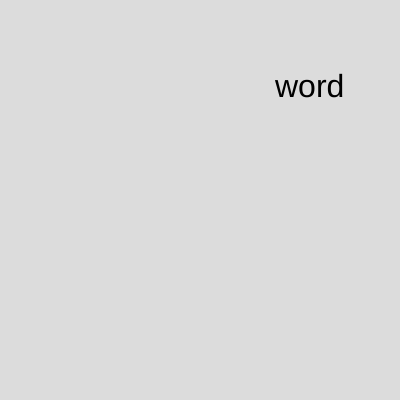
Frame 1 (no input)
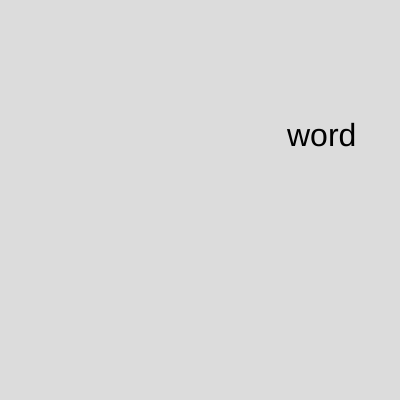
Frame 2 (the mouse pressed at the canvas centre, redrawn once)

The p5.js sketch that drew these frames (run headless with seeded random() and noise() and a simulated clock; the mouse was pressed at the canvas centre and the sketch redrawn once):

// p5.js sketch
// ── sketch.js
let smallestCoordinate = 25;
let biggestCoordinate = 375;

function setup() {
  createCanvas(400, 400);
}

// returns a random coordinate from the smallest and biggest coordinate 
function getRandomCoordinate() {
  return Math.round(random(smallestCoordinate, biggestCoordinate));
}

//Write a program that writes out the numbers from 0 to 5 using
// a while loop and the text function
function problemOne() {
  text('word', getRandomCoordinate(), getRandomCoordinate());

}

// Write a program that writes out the numbers from 1 to 5 using
// a while loop and the text funciton
function problemTwo() {
  // text('word', getRandomCoordinate(), getRandomCoordinate());
}

// Write a program that writes out the even numbers from 1 to 5 using
// a for loop and the text function
function problemThree() {
  // text('word', getRandomCoordinate(), getRandomCoordinate());
}

//Write a program that uses either a while or for loop (your choice),
// and writes out "Virus" for maxCount times
function problemFour(maxCount) {

}

function draw() {
  background(220);
  textSize(32); //sets text to 32px

  problemOne();

  // problemTwo();

  // problemThree(); 

  //problemFour(4);

  //Try commenting out the noLoop() funciton and see what it does!
  noLoop();
}
